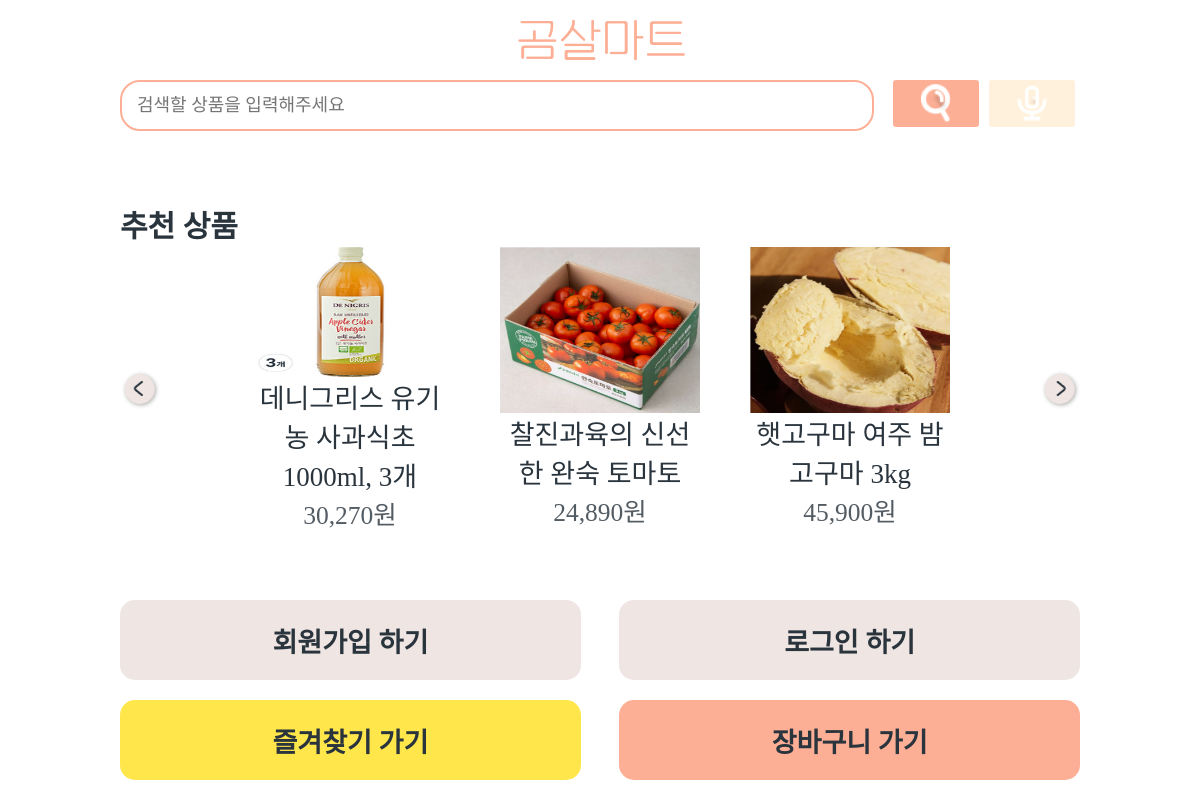
The page / on the database its author committed.
### shop/models.py (models this page shows, shortened)
class Product(models.Model):
    name = models.CharField(max_length=50, db_index=True) # 상품 이름
    slug = models.SlugField(max_length=50, db_index=True, allow_unicode=True) # 슬러그
    image = models.ImageField(upload_to='products/%Y/%m/%d', blank=True, default='default.png') # 상품 이미지
    description = models.TextField(blank=True) # 상품 설명
    meta_description = models.TextField(blank=True)
    delivery_date = models.IntegerField() # 배송일
    price = models.IntegerField() # 상품 가격
    stock = models.PositiveIntegerField() # 상품 재고
    available_display = models.BooleanField('Display', default=True) # 상품 전시
    available_order = models.BooleanField('Order', default=True) # 상품 주문
    created_at = models.DateTimeField(auto_now_add=True)
    updated_at = models.DateTimeField(auto_now=True)
    class Meta:
        ordering = ['-created_at']
        index_together = [['id', 'slug']]
    def get_absolute_url(self):
        return reverse('shop:detail', args=[self.id, self.slug])

### shop/views.py (the view)
# urls.py: path('', main, name='main'),
def main(request):
    products = Product.objects.filter(available_display=True)
    return render(request, 'shop/main.html', {'products':products})

### shop/templates/shop/main.html (shortened to what this page needs)
<!DOCTYPE html>
{% load static %}
{% load humanize %}
<html lang="en">
<head>
    <link rel="stylesheet" href="{% static 'css/mainStyle.css' %}" type="text/css">
    <link href="{% static 'css/schStyle.css' %}" rel="stylesheet" type="text/css">
    <link href="{% static 'css/speechToTextStyle.css' %}" rel="stylesheet" type="text/css">
</head>
<body>
{% block content %}
    <div id="wrap">
        <header>
            <a href="#">
                <img src="{% static 'image/logo.png' %}" alt="logo">
            </a>
        </header>
        <main>
            <div class="search">
                <form method="get" action="{% url 'search:searchResult' %}">
                    <input class="searchBar" type="text" placeholder="검색할 상품을 입력해주세요" name="q">
                    <div class="btn">
                        <button type="submit">
                            <img src="{% static 'image/searchSubmit.png' %}">
                        </button>
                        <button type="button" class="sttTrigger">
                            <img src="{% static 'image/mic.png' %}" alt="mic">
                        </button>
                    </div>
                </form>
            </div>
            <div class="recommand">
                <span>추천 상품</span>
                <div class="product">
                    <div class="nextBtn">
                        <div class="left"><img src="{% static 'image/left.png' %}"></div>
                        <div class="right"><img src="{% static 'image/right.png' %}"></div>
                    </div>
                    <div class="slide">
                        <ul class="list">
                            {% for product in products %}
                            <li>
                                <a href="{{product.get_absolute_url}}">
                                    <img src="{{product.image.url}}">
                                    <span class="name">{{product.name}}</span>
                                    <span class="price">{{product.price|intcomma}}원</span>
                                </a>
                            </li>
                            {% endfor %}
                        </ul>
                    </div>
                </div>
            </div>
        </main>
        <footer>
            <div class="topMenu">
                {% if user.is_authenticated %}
                <a href="{% url 'shipping:shipping' %}"><button>배송 조회하기</button></a>
                <a href="{% url 'accounts:userinfo' pk=user.pk %}"><button>내 정보 확인하기</button></a>
                {% else %}
                <a href="{% url 'accounts:signup' %}"><button>회원가입 하기</button></a>
                <a href="{% url 'accounts:login' %}"><button>로그인 하기</button></a>
                {% endif %}
            </div>
            <div class="botMenu">
                <a href="{% url 'favorites:favorite_products' %}"><button>즐겨찾기 가기</button></a>
                <a href="{% url 'cart:cart' %}"><button>장바구니 가기</button></a>
            </div>
        </footer>
    </div>
{% endblock %}
</body>
</html>

### static/css/mainStyle.css (style rules this page uses)
* { margin: 0; padding: 0; font-family: 'HakgyoansimWoojuR'; font-size: 30px; color: #2A343D; }
a { color: #2A343D; text-decoration: none; }
li { list-style: none; }
html, body { width: 100%; height: 100%; min-height: 630px; }
#wrap { margin: 0 10% 0 10%; width: 80%; height: 100%; }
header { width: 100%; height: 10%; display: flex; flex-direction: row; justify-content: center; }
header a { width: 80%; height: 100%; display: flex; flex-direction: row; justify-content: center; }
header img { height: 100%; }
main { width: 100%; height: 65%; }
.search { width: 100%; height: 20%; position: relative; display: flex; flex-direction: column; justify-content: space-between; }
.search form { width: 100%; height: 50%; display: flex; flex-direction: row; justify-content: space-between; }
.search form input { width: 75%; height: 90%; padding: 0 15px; border: 2px solid #FDAF96; border-radius: 20px; font-size: 0.6em; }
.search form .btn { width: 20%; height: 90%; display: flex; flex-direction: row; justify-content: space-around; }
.btn button { background-color: #FDAF96; border: none; border-radius: 3px; width: 45%; height: 100%; position: relative; cursor: pointer; }
.btn button:nth-of-type(2) { background-color: #FFF1DB; }
.btn button img { width: 70%; max-width: 30px; object-fit: cover; position: absolute; top: 50%; left: 50%; transform: translate(-50%, -50%); }
.recommand { width: 100%; height: 80%; max-height: 351px; position: relative; }
.recommand>span { width: 30%; height: 10%; display: block; position: absolute; top: 5%; font-size: 1em; font-weight: bold; }
.recommand .product { width: 100%; height: 80%; position: relative; top: 18%; display: flex; flex-direction: row; justify-content: center; }
.product .nextBtn { width: 99%; min-width: 297px; height: 10%; position: absolute; top: 50%; left: 50%; transform: translate(-50%, -50%); display: flex; flex-direction: row; justify-content: space-between; z-index: 1; }
.product .nextBtn div { width: 8%; height: 100%; cursor: pointer; }
.product .nextBtn img { width: 100%; max-width: 30px; object-fit: cover; filter: drop-shadow(1px 1px 2px #aaa); }
.nextBtn .right { text-align: right; height: 100%; }
.product .slide { width: 952px; position: relative; overflow: hidden; }
.product .list { position: absolute; left: 0; height: 100%; display: flex; flex-direction: row; justify-content: space-evenly; }
.animate { transition: 0.5s; }
.list li { float: left; margin-right: 50px; width: 200px; height: 100%; transition: 0.4s; }
.list li a { width: 100%; height: 100%; display: flex; flex-direction: column; justify-content: space-evenly; }
.list li img { width: 100%; height: 70%; max-height: 172px; min-height: 130px; }
.list li span { display: block; text-align: center; }
.list li .name { font-size: 0.9em; }
.list li .price { font-size: 0.85em; opacity: 0.8; }
footer { width: 100%; height: 25%; }
footer>div { width: 100%; height: 50%; display: flex; flex-direction: row; justify-content: space-between; }
footer>div a { width: 48%; height: 80%; }
footer>div button { width: 100%; height: 100%; border: none; border-radius: 15px; font-size: 0.9em; font-weight: 600; text-align: center; display: flex; justify-content: center; align-items: center; background-color: #efe5e2; cursor: pointer; }
footer .botMenu button { background-color: #ffe74b; }
footer .botMenu a:nth-of-type(2) button { background-color: #FDAF96; }
@media screen and (max-width : 1285px) and (min-width : 965px) { .product .slide { width: 700px; position: relative; overflow: hidden; } }

### static/css/schStyle.css (style rules this page uses)
* { margin: 0; padding: 0; font-family: 'HakgyoansimWoojuR'; font-size: 30px; color: #2A343D; }
html, body { width: 100%; height: 100%; }
a { text-decoration: none; color: #2A343D; }
li { list-style: none; }

### static/css/speechToTextStyle.css (style rules this page uses)
* { margin: 0; padding: 0; font-family: 'HakgyoansimWoojuR'; font-size: 30px; color: #2A343D; }
html, body { width: 100%; height: 100%; }
a { text-decoration: none; color: #2A343D; }
li { list-style: none; }

### rows shown on the page
Product: image (picture), name "데니그리스 유기농 사과식초 1000ml, 3개", price "30,270"
Product: image (picture), name "찰진과육의 신선한 완숙 토마토", price "24,890"
Product: image (picture), name "햇고구마 여주 밤고구마 3kg", price "45,900"
